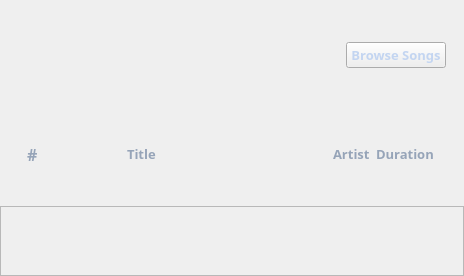
              <widget class="QWidget" name="playlist">
               <property name="styleSheet">
                <string notr="true"/>
               </property>
               <layout class="QVBoxLayout" name="verticalLayout_2">
                <property name="leftMargin">
                 <number>0</number>
                </property>
                <property name="topMargin">
                 <number>0</number>
                </property>
                <property name="rightMargin">
                 <number>0</number>
                </property>
                <property name="bottomMargin">
                 <number>0</number>
                </property>
                <item>
                 <widget class="QWidget" name="widget_2" native="true">
                  <property name="minimumSize">
                   <size>
                    <width>0</width>
                    <height>200</height>
                   </size>
                  </property>
                  <property name="maximumSize">
                   <size>
                    <width>16777215</width>
                    <height>200</height>
                   </size>
                  </property>
                  <property name="styleSheet">
                   <string notr="true"/>
                  </property>
                  <layout class="QVBoxLayout" name="verticalLayout_4">
                   <property name="bottomMargin">
                    <number>0</number>
                   </property>
                   <item>
                    <widget class="QFrame" name="frame_8">
                     <property name="frameShape">
                      <enum>QFrame::NoFrame</enum>
                     </property>
                     <property name="frameShadow">
                      <enum>QFrame::Raised</enum>
                     </property>
                     <layout class="QHBoxLayout" name="horizontalLayout_9">
                      <item>
                       <widget class="QLabel" name="playlist_name">
                        <property name="font">
                         <font>
                          <family>Segoe UI Variable Small Semibol</family>
                          <pointsize>28</pointsize>
                          <bold>true</bold>
                         </font>
                        </property>
                        <property name="styleSheet">
                         <string notr="true">QLabel {color:#96a4b8;}</string>
                        </property>
                        <property name="text">
                         <string/>
                        </property>
                       </widget>
                      </item>
                      <item>
                       <widget class="QPushButton" name="pushButton_7">
                        <property name="minimumSize">
                         <size>
                          <width>100</width>
                          <height>0</height>
                         </size>
                        </property>
                        <property name="maximumSize">
                         <size>
                          <width>100</width>
                          <height>16777215</height>
                         </size>
                        </property>
                        <property name="font">
                         <font>
                          <family>Segoe UI Variable Small Semibol</family>
                          <pointsize>10</pointsize>
                          <bold>true</bold>
                         </font>
                        </property>
                        <property name="styleSheet">
                         <string notr="true">QPushButton {color:#c3d5f1;}
QPushButton::hover {color:#96a4b8;}
QPushButton:pressed {color:white;}
</string>
                        </property>
                        <property name="text">
                         <string>Browse Songs</string>
                        </property>
                       </widget>
                      </item>
                     </layout>
                    </widget>
                   </item>
                   <item>
                    <widget class="QWidget" name="widget_3" native="true">
                     <property name="font">
                      <font>
                       <pointsize>10</pointsize>
                      </font>
                     </property>
                     <property name="styleSheet">
                      <string notr="true"/>
                     </property>
                     <layout class="QHBoxLayout" name="horizontalLayout_3">
                      <property name="leftMargin">
                       <number>18</number>
                      </property>
                      <item>
                       <widget class="QLabel" name="label">
                        <property name="minimumSize">
                         <size>
                          <width>44</width>
                          <height>0</height>
                         </size>
                        </property>
                        <property name="maximumSize">
                         <size>
                          <width>44</width>
                          <height>16777215</height>
                         </size>
                        </property>
                        <property name="font">
                         <font>
                          <family>Segoe UI Variable Small Semibol</family>
                          <pointsize>12</pointsize>
                          <bold>true</bold>
                         </font>
                        </property>
                        <property name="styleSheet">
                         <string notr="true">QLabel {color:#96a4b8;}</string>
                        </property>
                        <property name="text">
                         <string>#</string>
                        </property>
                       </widget>
                      </item>
                      <item>
                       <widget class="QFrame" name="frame_9">
                        <property name="minimumSize">
                         <size>
                          <width>44</width>
                          <height>0</height>
                         </size>
                        </property>
                        <property name="maximumSize">
                         <size>
                          <width>44</width>
                          <height>16777215</height>
                         </size>
                        </property>
                        <property name="frameShape">
                         <enum>QFrame::NoFrame</enum>
                        </property>
                        <property name="frameShadow">
                         <enum>QFrame::Raised</enum>
                        </property>
                       </widget>
                      </item>
                      <item>
                       <widget class="QLabel" name="label_2">
                        <property name="minimumSize">
                         <size>
                          <width>200</width>
                          <height>0</height>
                         </size>
                        </property>
                        <property name="font">
                         <font>
                          <family>Segoe UI Variable Small Semibol</family>
                          <pointsize>10</pointsize>
                          <bold>true</bold>
                         </font>
                        </property>
                        <property name="styleSheet">
                         <string notr="true">QLabel {color:#96a4b8;}</string>
                        </property>
                        <property name="text">
                         <string>Title</string>
                        </property>
                       </widget>
                      </item>
                      <item>
                       <widget class="QLabel" name="label_3">
                        <property name="font">
                         <font>
                          <family>Segoe UI Variable Small Semibol</family>
                          <pointsize>10</pointsize>
                          <bold>true</bold>
                         </font>
                        </property>
                        <property name="styleSheet">
                         <string notr="true">QLabel {color:#96a4b8;}</string>
                        </property>
                        <property name="text">
                         <string>Artist</string>
                        </property>
                       </widget>
                      </item>
                      <item>
                       <widget class="QLabel" name="label_4">
                        <property name="minimumSize">
                         <size>
                          <width>70</width>
                          <height>0</height>
                         </size>
                        </property>
                        <property name="maximumSize">
                         <size>
                          <width>70</width>
                          <height>16777215</height>
                         </size>
                        </property>
                        <property name="font">
                         <font>
                          <family>Segoe UI Variable Small Semibol</family>
                          <pointsize>10</pointsize>
                          <bold>true</bold>
                         </font>
                        </property>
                        <property name="styleSheet">
                         <string notr="true">QLabel {color:#96a4b8;}</string>
                        </property>
                        <property name="text">
                         <string>Duration</string>
                        </property>
                       </widget>
                      </item>
                     </layout>
                    </widget>
                   </item>
                  </layout>
                 </widget>
                </item>
                <item>
                 <widget class="QScrollArea" name="scrollArea_2">
                  <property name="widgetResizable">
                   <bool>true</bool>
                  </property>
                  <widget class="QWidget" name="scrollAreaWidgetContents_2">
                   <property name="geometry">
                    <rect>
                     <x>0</x>
                     <y>0</y>
                     <width>905</width>
                     <height>379</height>
                    </rect>
                   </property>
                   <layout class="QVBoxLayout" name="verticalLayout_3"/>
                  </widget>
                 </widget>
                </item>
               </layout>
              </widget>
